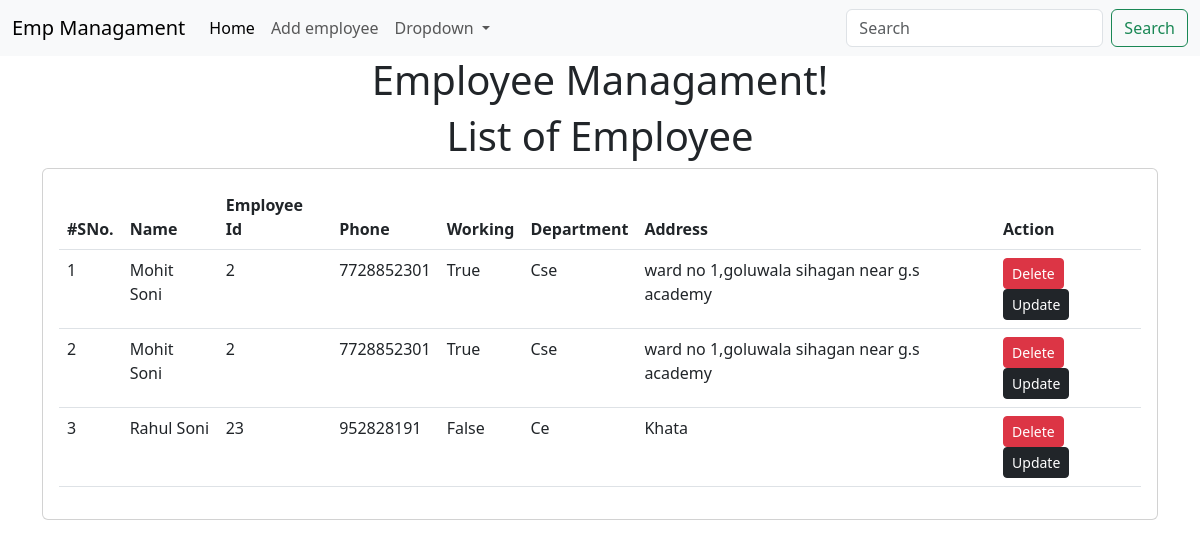
/employee/, run on the app's committed database.
### emp/models.py (models this page shows)
class Emp(models.Model):
    name=models.CharField(max_length=200)
    emp_id=models.CharField(max_length=200)
    phone=models.CharField(max_length=10)
    address=models.CharField(max_length=150)
    working=models.BooleanField(default=True)
    department=models.CharField(max_length=10)

### emp/views.py (the view)
# urls.py: path('',employee_home),
def employee_home(request):
    emps = Emp.objects.all()
    return render(request, "emp/home.html", {
        'emps': emps
    })

### template/emp/home.html (shortened to what this page needs)
<!DOCTYPE html>
<html lang="en">
  <head>
    <link
      href="https://cdn.jsdelivr.net/npm/bootstrap@5.3.0-alpha3/dist/css/bootstrap.min.css"
      rel="stylesheet"
    />
  </head>
  <body>
    {%include './navbar.html'%}
    <h1 class="text-center">Employee Managament!</h1>
    <h1 class="text-center">List of Employee</h1>
    <div class="container">
      <div class="row">
        <div class="col-md-12">
          <div class="card">
            <div class="card-body">
              <table class="table">
                <thead>
                  <tr>
                    <th>#SNo.</th>
                    <th>Name</th>
                    <th>Employee Id</th>
                    <th>Phone</th>
                    <th>Working</th>
                    <th>Department</th>
                    <th>Address</th>
                    <th>Action</th>
                  </tr>
                </thead>
                <tbody>
                  {%for e in emps%}
                  <tr>
                    <td>{{forloop.counter}}</td>
                    <td>{{e.name}}</td>
                    <td>{{e.emp_id}}</td>
                    <td>{{e.phone}}</td>
                    <td>{{e.working}}</td>
                    <td>{{e.department}}</td>
                    <td>{{e.address}}</td>
                    <td>
                      <a
                        href="delete-emp/{{e.id}}"
                        class="btn btn-danger btn-sm"
                      >
                        Delete
                      </a>
                      <a  href="update-emp/{{e.id}}" class="btn btn-dark btn-sm"> Update </a>
                    </td>
                  </tr>
                  {% endfor %}
                </tbody>
              </table>
            </div>
          </div>
        </div>
      </div>
    </div>
  </body>
</html>

### data on the page
Emp: name "Mohit Soni", emp_id "2", phone "7728852301", working "True", department "Cse", address "ward no 1,goluwala sihagan near g.s academy"
Emp: name "Mohit Soni", emp_id "2", phone "7728852301", working "True", department "Cse", address "ward no 1,goluwala sihagan near g.s academy"
Emp: name "Rahul Soni", emp_id "23", phone "952828191", working "False", department "Ce", address "Khata"
